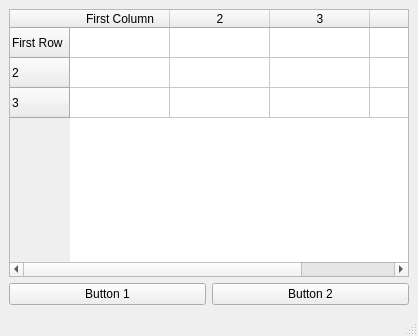
<?xml version="1.0" encoding="UTF-8"?>
<ui version="4.0">
 <class>MainWindow</class>
 <widget class="QMainWindow" name="MainWindow">
  <property name="geometry">
   <rect>
    <x>0</x>
    <y>0</y>
    <width>418</width>
    <height>336</height>
   </rect>
  </property>
  <property name="windowTitle">
   <string>MainWindow</string>
  </property>
  <widget class="QWidget" name="centralwidget">
   <layout class="QVBoxLayout" name="verticalLayout">
    <item>
     <layout class="QHBoxLayout" name="horizontalLayout">
      <item>
       <widget class="QTableWidget" name="tableWidget">
        <property name="rowCount">
         <number>3</number>
        </property>
        <property name="columnCount">
         <number>4</number>
        </property>
        <row>
         <property name="text">
          <string>First Row</string>
         </property>
        </row>
        <row/>
        <row/>
        <column>
         <property name="text">
          <string>First Column</string>
         </property>
        </column>
        <column/>
        <column/>
        <column/>
        <item row="0" column="0">
         <property name="text">
          <string/>
         </property>
        </item>
       </widget>
      </item>
     </layout>
    </item>
    <item>
     <layout class="QHBoxLayout" name="horizontalLayout_2">
      <item>
       <widget class="QPushButton" name="pushButton_2">
        <property name="text">
         <string>Button 1</string>
        </property>
       </widget>
      </item>
      <item>
       <widget class="QPushButton" name="pushButton">
        <property name="text">
         <string>Button 2</string>
        </property>
       </widget>
      </item>
     </layout>
    </item>
   </layout>
  </widget>
  <widget class="QMenuBar" name="menubar">
   <property name="geometry">
    <rect>
     <x>0</x>
     <y>0</y>
     <width>418</width>
     <height>21</height>
    </rect>
   </property>
  </widget>
  <widget class="QStatusBar" name="statusbar"/>
 </widget>
 <resources/>
 <connections/>
</ui>
